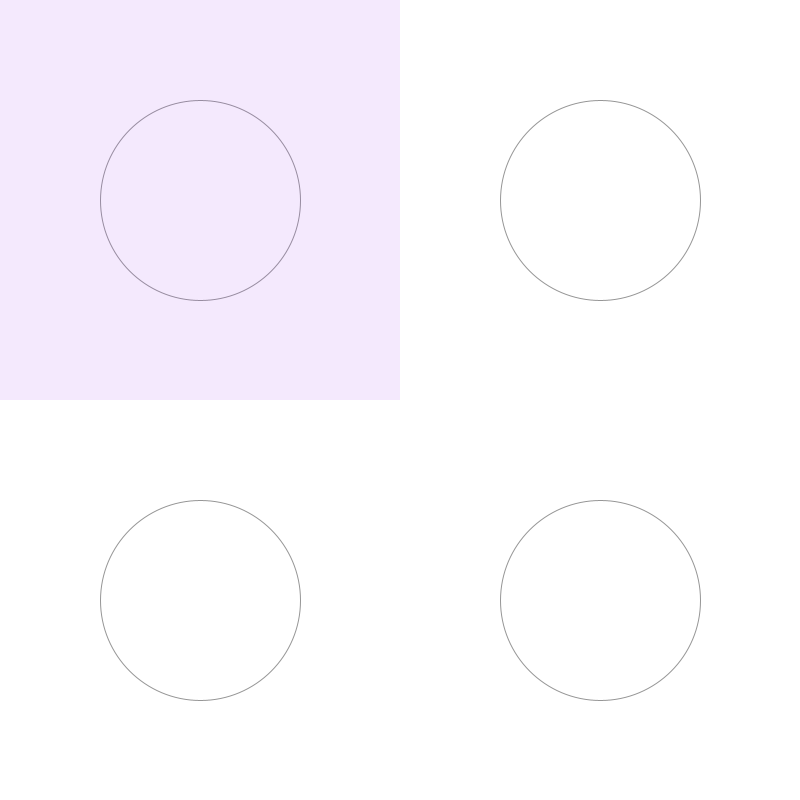
Frame 1 (no input)
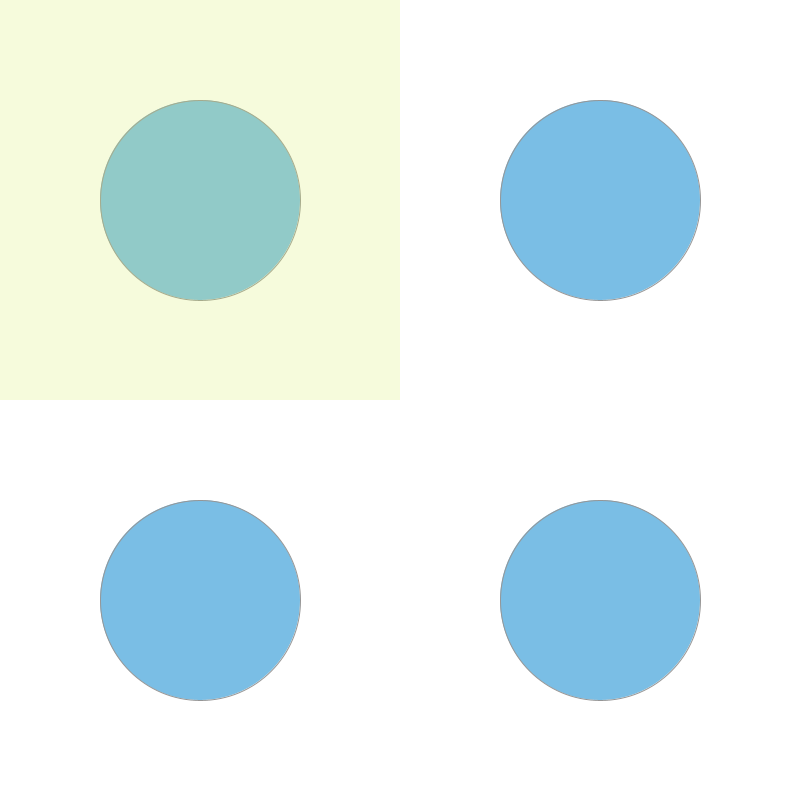
Frame 60 (the mouse pressed at the canvas centre just before this capture)
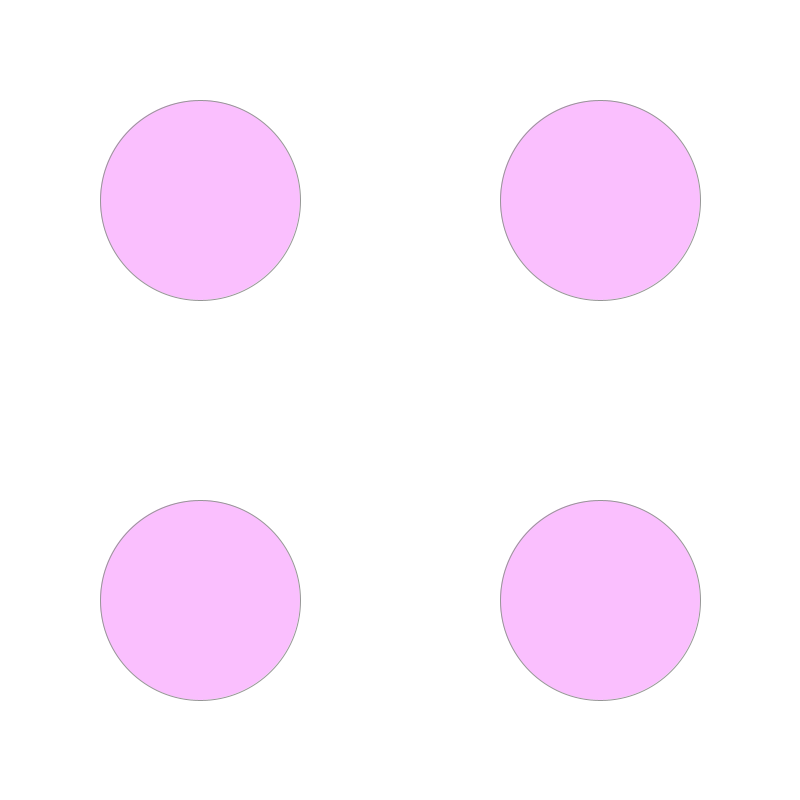
Frame 120 (the mouse held since frame 60 and released just before this capture)

The Processing sketch that drew these frames (run headless with seeded random() and noise(); from frame 60 on, the mouse is pressed at the canvas centre):

// Processing sketch: processing_110883
// ── processing_110883.pde

int x, y;
float r,g,b,a;
void setup() {
  size(800,800);
  frameRate(5);
  smooth(100);
}
void draw(){
  background(255);
  stroke(150);
  fill(r,g,b,a);
  r = random(255);
  g = random(255);
  b = random(255);
  a = random(130);
int dx = 400, dy = 400;
for (int y = 200; y <= height-10; y = y + dy) {
  for (int x = 200; x <= width-10; x = x + dx) {
    ellipse(x, y, 200, 200);
}
}
noStroke();
fill(r,g,b,a);
  r = random(255);
  g = random(255);
  b = random(255);
  a = random(255);
line(400,0,400,800);
line(0,400,800,400);
x = floor(random(width));
y = floor(random(height));
if (mouseX < 400 && mouseY < 400){
  rect(0,0,400,400);
}  else 
if (mouseX >400 && mouseY < 400){
  rect(400,0,400,400);
}  else
if (mouseX <400 && mouseY > 400){
  rect(0,400,400,400);
} else
if (mouseX > 400 && mouseY > 400){
  rect(400,400,400,400);
}
  }
